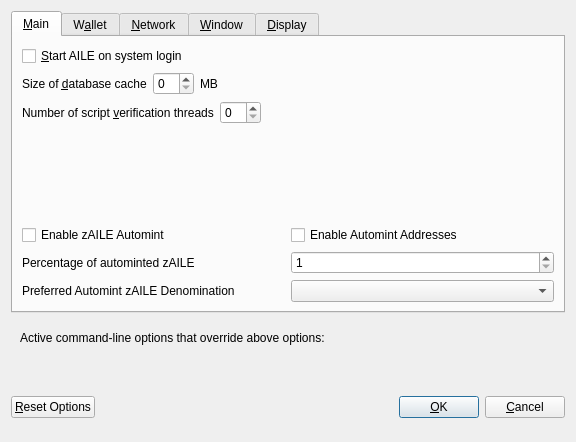
<?xml version="1.0" encoding="UTF-8"?>
<ui version="4.0">
 <class>OptionsDialog</class>
 <widget class="QDialog" name="OptionsDialog">
  <property name="geometry">
   <rect>
    <x>0</x>
    <y>0</y>
    <width>576</width>
    <height>442</height>
   </rect>
  </property>
  <property name="windowTitle">
   <string>Options</string>
  </property>
  <property name="modal">
   <bool>true</bool>
  </property>
  <layout class="QVBoxLayout" name="verticalLayout">
   <item>
    <widget class="QTabWidget" name="tabWidget">
     <property name="currentIndex">
      <number>0</number>
     </property>
     <widget class="QWidget" name="tabMain">
      <attribute name="title">
       <string>&amp;Main</string>
      </attribute>
      <layout class="QVBoxLayout" name="verticalLayout_Main">
       <item>
        <widget class="QCheckBox" name="bitcoinAtStartup">
         <property name="toolTip">
          <string>Automatically start AILE after logging in to the system.</string>
         </property>
         <property name="text">
          <string>&amp;Start AILE on system login</string>
         </property>
        </widget>
       </item>
       <item>
        <layout class="QHBoxLayout" name="horizontalLayout_2_Main">
         <item>
          <widget class="QLabel" name="databaseCacheLabel">
           <property name="text">
            <string>Size of &amp;database cache</string>
           </property>
           <property name="textFormat">
            <enum>Qt::PlainText</enum>
           </property>
           <property name="buddy">
            <cstring>databaseCache</cstring>
           </property>
          </widget>
         </item>
         <item>
          <widget class="QSpinBox" name="databaseCache"/>
         </item>
         <item>
          <widget class="QLabel" name="databaseCacheUnitLabel">
           <property name="text">
            <string>MB</string>
           </property>
           <property name="textFormat">
            <enum>Qt::PlainText</enum>
           </property>
          </widget>
         </item>
         <item>
          <spacer name="horizontalSpacer_2_Main">
           <property name="orientation">
            <enum>Qt::Horizontal</enum>
           </property>
           <property name="sizeHint" stdset="0">
            <size>
             <width>40</width>
             <height>20</height>
            </size>
           </property>
          </spacer>
         </item>
        </layout>
       </item>
       <item>
        <layout class="QHBoxLayout" name="horizontalLayout_3_Main">
         <item>
          <widget class="QLabel" name="threadsScriptVerifLabel">
           <property name="text">
            <string>Number of script &amp;verification threads</string>
           </property>
           <property name="textFormat">
            <enum>Qt::PlainText</enum>
           </property>
           <property name="buddy">
            <cstring>threadsScriptVerif</cstring>
           </property>
          </widget>
         </item>
         <item>
          <widget class="QSpinBox" name="threadsScriptVerif">
           <property name="toolTip">
            <string>(0 = auto, &lt;0 = leave that many cores free)</string>
           </property>
          </widget>
         </item>
         <item>
          <spacer name="horizontalSpacer_3_Main">
           <property name="orientation">
            <enum>Qt::Horizontal</enum>
           </property>
           <property name="sizeHint" stdset="0">
            <size>
             <width>40</width>
             <height>20</height>
            </size>
           </property>
          </spacer>
         </item>
        </layout>
       </item>
       <item>
        <spacer name="verticalSpacer_2">
         <property name="orientation">
          <enum>Qt::Vertical</enum>
         </property>
         <property name="sizeHint" stdset="0">
          <size>
           <width>20</width>
           <height>40</height>
          </size>
         </property>
        </spacer>
       </item>
       <item>
        <widget class="QWidget" name="verticalZpivOptionsWidget" native="true">
         <layout class="QVBoxLayout" name="verticalZpivOptionsLayout">
          <property name="margin">
           <number>0</number>
          </property>
          <item>
           <layout class="QHBoxLayout" name="horizontalAutomintingLayout">
            <item>
             <widget class="QCheckBox" name="checkBoxZeromintEnable">
              <property name="toolTip">
               <string>Enable automatic minting of AILE units to zAILE</string>
              </property>
              <property name="layoutDirection">
               <enum>Qt::LeftToRight</enum>
              </property>
              <property name="text">
               <string>Enable zAILE Automint</string>
              </property>
             </widget>
            </item>
            <item>
             <widget class="QCheckBox" name="checkBoxZeromintAddresses">
              <property name="toolTip">
               <string>Enable automatic zAILE minting from specific addresses</string>
              </property>
              <property name="layoutDirection">
               <enum>Qt::LeftToRight</enum>
              </property>
              <property name="text">
               <string>Enable Automint Addresses</string>
              </property>
             </widget>
            </item>
           </layout>
          </item>
          <item>
           <layout class="QHBoxLayout" name="horizontalZmintPercentageLayout">
            <item>
             <widget class="QLabel" name="percentage_label">
              <property name="toolTip">
               <string>Percentage of incoming AILE which get automatically converted to zAILE via Zerocoin Protocol (min: 10%)</string>
              </property>
              <property name="text">
               <string>Percentage of autominted zAILE</string>
              </property>
             </widget>
            </item>
            <item>
             <widget class="QSpinBox" name="zeromintPercentage">
              <property name="minimum">
               <number>1</number>
              </property>
              <property name="maximum">
               <number>100</number>
              </property>
             </widget>
            </item>
           </layout>
          </item>
          <item>
           <layout class="QHBoxLayout" name="horizontalLayout" stretch="0,0">
            <property name="sizeConstraint">
             <enum>QLayout::SetFixedSize</enum>
            </property>
            <item>
             <widget class="QLabel" name="labelPreferredDenom">
              <property name="maximumSize">
               <size>
                <width>16777215</width>
                <height>16777215</height>
               </size>
              </property>
              <property name="toolTip">
               <string>Wait with automatic conversion to Zerocoin until enough AILE for this denomination is available</string>
              </property>
              <property name="text">
               <string>Preferred Automint zAILE Denomination</string>
              </property>
             </widget>
            </item>
            <item>
             <widget class="QComboBox" name="preferredDenom">
              <property name="maximumSize">
               <size>
                <width>16777215</width>
                <height>27</height>
               </size>
              </property>
              <property name="toolTip">
               <string>Wait with automatic conversion to Zerocoin until enough AILE for this denomination is available</string>
              </property>
              <property name="maxVisibleItems">
               <number>9</number>
              </property>
              <property name="maxCount">
               <number>9</number>
              </property>
             </widget>
            </item>
           </layout>
          </item>
         </layout>
        </widget>
       </item>
      </layout>
     </widget>
     <widget class="QWidget" name="tabWallet">
      <attribute name="title">
       <string>W&amp;allet</string>
      </attribute>
      <layout class="QVBoxLayout" name="verticalLayout_Wallet">
       <item>
        <layout class="QHBoxLayout" name="horizontalLayout_2_Wallet">
         <item>
          <widget class="QLabel" name="labelStakeSplitThresholdText">
           <property name="text">
            <string>Stake split threshold:</string>
           </property>
          </widget>
         </item>
         <item>
          <widget class="QSpinBox" name="spinBoxStakeSplitThreshold">
           <property name="minimum">
            <number>1</number>
           </property>
           <property name="maximum">
            <number>999999</number>
           </property>
          </widget>
         </item>
        </layout>
       </item>
       <item>
        <widget class="QGroupBox" name="groupBox">
         <property name="title">
          <string>Expert</string>
         </property>
         <layout class="QVBoxLayout" name="verticalLayout_2">
          <item>
           <widget class="QCheckBox" name="coinControlFeatures">
            <property name="toolTip">
             <string>Whether to show coin control features or not.</string>
            </property>
            <property name="text">
             <string>Enable coin &amp;control features</string>
            </property>
           </widget>
          </item>
          <item>
           <widget class="QCheckBox" name="showMasternodesTab">
            <property name="toolTip">
             <string>Show additional tab listing all your masternodes in first sub-tab&lt;br/&gt;and all masternodes on the network in second sub-tab.</string>
            </property>
            <property name="text">
             <string>Show Masternodes Tab</string>
            </property>
           </widget>
          </item>
          <item>
           <widget class="QCheckBox" name="spendZeroConfChange">
            <property name="toolTip">
             <string>If you disable the spending of unconfirmed change, the change from a transaction&lt;br/&gt;cannot be used until that transaction has at least one confirmation.&lt;br/&gt;This also affects how your balance is computed.</string>
            </property>
            <property name="text">
             <string>&amp;Spend unconfirmed change</string>
            </property>
           </widget>
          </item>
         </layout>
        </widget>
       </item>
       <item>
        <spacer name="verticalSpacer_Wallet">
         <property name="orientation">
          <enum>Qt::Vertical</enum>
         </property>
         <property name="sizeHint" stdset="0">
          <size>
           <width>20</width>
           <height>40</height>
          </size>
         </property>
        </spacer>
       </item>
      </layout>
     </widget>
     <widget class="QWidget" name="tabNetwork">
      <attribute name="title">
       <string>&amp;Network</string>
      </attribute>
      <layout class="QVBoxLayout" name="verticalLayout_Network">
       <item>
        <widget class="QCheckBox" name="mapPortUpnp">
         <property name="toolTip">
          <string>Automatically open the AILE client port on the router. This only works when your router supports UPnP and it is enabled.</string>
         </property>
         <property name="text">
          <string>Map port using &amp;UPnP</string>
         </property>
        </widget>
       </item>
       <item>
        <widget class="QCheckBox" name="allowIncoming">
         <property name="toolTip">
          <string>Accept connections from outside</string>
         </property>
         <property name="text">
          <string>Allow incoming connections</string>
         </property>
        </widget>
       </item>
       <item>
        <widget class="QCheckBox" name="connectSocks">
         <property name="toolTip">
          <string>Connect to the AILE network through a SOCKS5 proxy.</string>
         </property>
         <property name="text">
          <string>&amp;Connect through SOCKS5 proxy (default proxy):</string>
         </property>
        </widget>
       </item>
       <item>
        <layout class="QHBoxLayout" name="horizontalLayout_1_Network">
         <item>
          <widget class="QLabel" name="proxyIpLabel">
           <property name="text">
            <string>Proxy &amp;IP:</string>
           </property>
           <property name="textFormat">
            <enum>Qt::PlainText</enum>
           </property>
           <property name="buddy">
            <cstring>proxyIp</cstring>
           </property>
          </widget>
         </item>
         <item>
          <widget class="QValidatedLineEdit" name="proxyIp">
           <property name="minimumSize">
            <size>
             <width>140</width>
             <height>0</height>
            </size>
           </property>
           <property name="maximumSize">
            <size>
             <width>140</width>
             <height>16777215</height>
            </size>
           </property>
           <property name="toolTip">
            <string>IP address of the proxy (e.g. IPv4: 127.0.0.1 / IPv6: ::1)</string>
           </property>
          </widget>
         </item>
         <item>
          <widget class="QLabel" name="proxyPortLabel">
           <property name="text">
            <string>&amp;Port:</string>
           </property>
           <property name="textFormat">
            <enum>Qt::PlainText</enum>
           </property>
           <property name="buddy">
            <cstring>proxyPort</cstring>
           </property>
          </widget>
         </item>
         <item>
          <widget class="QLineEdit" name="proxyPort">
           <property name="minimumSize">
            <size>
             <width>55</width>
             <height>0</height>
            </size>
           </property>
           <property name="maximumSize">
            <size>
             <width>55</width>
             <height>16777215</height>
            </size>
           </property>
           <property name="toolTip">
            <string>Port of the proxy (e.g. 9050)</string>
           </property>
          </widget>
         </item>
         <item>
          <spacer name="horizontalSpacer_1_Network">
           <property name="orientation">
            <enum>Qt::Horizontal</enum>
           </property>
           <property name="sizeHint" stdset="0">
            <size>
             <width>40</width>
             <height>20</height>
            </size>
           </property>
          </spacer>
         </item>
        </layout>
       </item>
       <item>
        <spacer name="verticalSpacer_Network">
         <property name="orientation">
          <enum>Qt::Vertical</enum>
         </property>
         <property name="sizeHint" stdset="0">
          <size>
           <width>20</width>
           <height>40</height>
          </size>
         </property>
        </spacer>
       </item>
      </layout>
     </widget>
     <widget class="QWidget" name="tabWindow">
      <attribute name="title">
       <string>&amp;Window</string>
      </attribute>
      <layout class="QVBoxLayout" name="verticalLayout_Window">
       <item>
        <widget class="QCheckBox" name="minimizeToTray">
         <property name="toolTip">
          <string>Show only a tray icon after minimizing the window.</string>
         </property>
         <property name="text">
          <string>&amp;Minimize to the tray instead of the taskbar</string>
         </property>
        </widget>
       </item>
       <item>
        <widget class="QCheckBox" name="minimizeOnClose">
         <property name="toolTip">
          <string>Minimize instead of exit the application when the window is closed. When this option is enabled, the application will be closed only after selecting Quit in the menu.</string>
         </property>
         <property name="text">
          <string>M&amp;inimize on close</string>
         </property>
        </widget>
       </item>
       <item>
        <spacer name="verticalSpacer_Window">
         <property name="orientation">
          <enum>Qt::Vertical</enum>
         </property>
         <property name="sizeHint" stdset="0">
          <size>
           <width>20</width>
           <height>40</height>
          </size>
         </property>
        </spacer>
       </item>
      </layout>
     </widget>
     <widget class="QWidget" name="tabDisplay">
      <attribute name="title">
       <string>&amp;Display</string>
      </attribute>
      <layout class="QVBoxLayout" name="verticalLayout_Display">
       <item>
        <layout class="QHBoxLayout" name="horizontalLayout_1_Display">
         <item>
          <widget class="QLabel" name="langLabel">
           <property name="text">
            <string>User Interface &amp;language:</string>
           </property>
           <property name="textFormat">
            <enum>Qt::PlainText</enum>
           </property>
           <property name="buddy">
            <cstring>lang</cstring>
           </property>
          </widget>
         </item>
         <item>
          <widget class="QValueComboBox" name="lang">
           <property name="toolTip">
            <string>The user interface language can be set here. This setting will take effect after restarting AILE.</string>
           </property>
          </widget>
         </item>
        </layout>
       </item>
       <item>
        <widget class="QLabel" name="label_3">
         <property name="toolTip">
          <string notr="true"/>
         </property>
         <property name="statusTip">
          <string notr="true"/>
         </property>
         <property name="whatsThis">
          <string notr="true"/>
         </property>
         <property name="accessibleName">
          <string notr="true"/>
         </property>
         <property name="text">
          <string>Language missing or translation incomplete? Help contributing translations here:
https://www.transifex.com/aile-project/aile-project-translations</string>
         </property>
         <property name="wordWrap">
          <bool>true</bool>
         </property>
         <property name="openExternalLinks">
          <bool>true</bool>
         </property>
         <property name="textInteractionFlags">
          <set>Qt::TextBrowserInteraction</set>
         </property>
        </widget>
       </item>
       <item>
        <layout class="QHBoxLayout" name="horizontalLayout_2_Display" stretch="0,0">
         <item>
          <widget class="QLabel" name="themeLabel">
           <property name="text">
            <string>User Interface Theme:</string>
           </property>
          </widget>
         </item>
         <item>
          <widget class="QValueComboBox" name="theme"/>
         </item>
        </layout>
       </item>
       <item>
        <widget class="QWidget" name="verticalZpivDisplayWidget" native="true">
         <layout class="QVBoxLayout" name="verticalZpivDisplayLayout">
          <property name="margin">
           <number>0</number>
          </property>
          <item>
           <widget class="Line" name="line">
            <property name="orientation">
             <enum>Qt::Horizontal</enum>
            </property>
           </widget>
          </item>
          <item>
           <layout class="QHBoxLayout" name="horizontalLayout_3_Display">
            <item>
             <widget class="QLabel" name="unitLabel">
              <property name="text">
               <string>Unit to show amounts in:</string>
              </property>
              <property name="textFormat">
               <enum>Qt::PlainText</enum>
              </property>
             </widget>
            </item>
            <item>
             <widget class="QValueComboBox" name="unit">
              <property name="toolTip">
               <string>Choose the default subdivision unit to show in the interface and when sending coins.</string>
              </property>
             </widget>
            </item>
           </layout>
          </item>
          <item>
           <layout class="QHBoxLayout" name="horizontalLayout_4_Display">
            <item>
             <widget class="QLabel" name="digitsLabel">
              <property name="text">
               <string>Decimal digits</string>
              </property>
             </widget>
            </item>
            <item>
             <widget class="QValueComboBox" name="digits"/>
            </item>
           </layout>
          </item>
          <item>
           <layout class="QHBoxLayout" name="horizontalLayout_5_Display">
            <item>
             <widget class="QCheckBox" name="checkBoxHideZeroBalances">
              <property name="toolTip">
               <string>Hide empty balances</string>
              </property>
              <property name="layoutDirection">
               <enum>Qt::LeftToRight</enum>
              </property>
              <property name="text">
               <string>Hide empty balances</string>
              </property>
             </widget>
            </item>
            <item>
             <widget class="QCheckBox" name="checkBoxHideOrphans">
              <property name="toolTip">
               <string>Hide orphan stakes in transaction lists</string>
              </property>
              <property name="text">
               <string>Hide orphan stakes</string>
              </property>
             </widget>
            </item>
            <item>
             <spacer name="horizontalSpacer">
              <property name="orientation">
               <enum>Qt::Horizontal</enum>
              </property>
              <property name="sizeHint" stdset="0">
               <size>
                <width>40</width>
                <height>20</height>
               </size>
              </property>
             </spacer>
            </item>
           </layout>
          </item>
          <item>
           <layout class="QHBoxLayout" name="horizontalLayout_6_Display">
            <item>
             <widget class="QLabel" name="thirdPartyTxUrlsLabel">
              <property name="toolTip">
               <string>Third party URLs (e.g. a block explorer) that appear in the transactions tab as context menu items. %s in the URL is replaced by transaction hash. Multiple URLs are separated by vertical bar |.</string>
              </property>
              <property name="text">
               <string>Third party transaction URLs</string>
              </property>
             </widget>
            </item>
            <item>
             <widget class="QLineEdit" name="thirdPartyTxUrls">
              <property name="toolTip">
               <string>Third party URLs (e.g. a block explorer) that appear in the transactions tab as context menu items. %s in the URL is replaced by transaction hash. Multiple URLs are separated by vertical bar |.</string>
              </property>
             </widget>
            </item>
           </layout>
          </item>
         </layout>
        </widget>
       </item>
       <item>
        <spacer name="verticalSpacer">
         <property name="orientation">
          <enum>Qt::Vertical</enum>
         </property>
         <property name="sizeHint" stdset="0">
          <size>
           <width>20</width>
           <height>40</height>
          </size>
         </property>
        </spacer>
       </item>
      </layout>
     </widget>
    </widget>
   </item>
   <item>
    <widget class="QFrame" name="frame">
     <layout class="QVBoxLayout" name="verticalLayout_Bottom">
      <item>
       <layout class="QHBoxLayout" name="horizontalLayout_Bottom">
        <item>
         <widget class="QLabel" name="overriddenByCommandLineInfoLabel">
          <property name="text">
           <string>Active command-line options that override above options:</string>
          </property>
          <property name="textFormat">
           <enum>Qt::PlainText</enum>
          </property>
         </widget>
        </item>
        <item>
         <spacer name="horizontalSpacer_Bottom">
          <property name="orientation">
           <enum>Qt::Horizontal</enum>
          </property>
          <property name="sizeHint" stdset="0">
           <size>
            <width>40</width>
            <height>20</height>
           </size>
          </property>
         </spacer>
        </item>
       </layout>
      </item>
      <item>
       <widget class="QLabel" name="overriddenByCommandLineLabel">
        <property name="text">
         <string/>
        </property>
        <property name="textFormat">
         <enum>Qt::PlainText</enum>
        </property>
        <property name="wordWrap">
         <bool>true</bool>
        </property>
       </widget>
      </item>
     </layout>
    </widget>
   </item>
   <item>
    <layout class="QHBoxLayout" name="horizontalLayout_Buttons">
     <item>
      <widget class="QPushButton" name="resetButton">
       <property name="toolTip">
        <string>Reset all client options to default.</string>
       </property>
       <property name="text">
        <string>&amp;Reset Options</string>
       </property>
       <property name="autoDefault">
        <bool>false</bool>
       </property>
      </widget>
     </item>
     <item>
      <spacer name="horizontalSpacer_1">
       <property name="orientation">
        <enum>Qt::Horizontal</enum>
       </property>
       <property name="sizeHint" stdset="0">
        <size>
         <width>40</width>
         <height>48</height>
        </size>
       </property>
      </spacer>
     </item>
     <item>
      <widget class="QLabel" name="statusLabel">
       <property name="minimumSize">
        <size>
         <width>200</width>
         <height>0</height>
        </size>
       </property>
       <property name="font">
        <font>
         <weight>75</weight>
         <bold>true</bold>
        </font>
       </property>
       <property name="text">
        <string/>
       </property>
       <property name="textFormat">
        <enum>Qt::PlainText</enum>
       </property>
       <property name="wordWrap">
        <bool>true</bool>
       </property>
      </widget>
     </item>
     <item>
      <spacer name="horizontalSpacer_2">
       <property name="orientation">
        <enum>Qt::Horizontal</enum>
       </property>
       <property name="sizeHint" stdset="0">
        <size>
         <width>40</width>
         <height>48</height>
        </size>
       </property>
      </spacer>
     </item>
     <item>
      <widget class="QPushButton" name="okButton">
       <property name="text">
        <string>&amp;OK</string>
       </property>
       <property name="autoDefault">
        <bool>false</bool>
       </property>
       <property name="default">
        <bool>true</bool>
       </property>
      </widget>
     </item>
     <item>
      <widget class="QPushButton" name="cancelButton">
       <property name="text">
        <string>&amp;Cancel</string>
       </property>
       <property name="autoDefault">
        <bool>false</bool>
       </property>
      </widget>
     </item>
    </layout>
   </item>
  </layout>
 </widget>
 <customwidgets>
  <customwidget>
   <class>QValidatedLineEdit</class>
   <extends>QLineEdit</extends>
   <header>qvalidatedlineedit.h</header>
  </customwidget>
  <customwidget>
   <class>QValueComboBox</class>
   <extends>QComboBox</extends>
   <header>qvaluecombobox.h</header>
  </customwidget>
 </customwidgets>
 <resources/>
 <connections/>
</ui>
